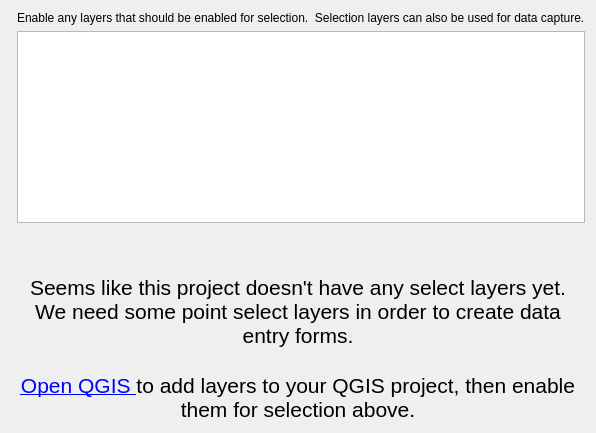
     <widget class="QWidget" name="forms_page">
      <layout class="QFormLayout" name="formLayout_5">
       <property name="fieldGrowthPolicy">
        <enum>QFormLayout::AllNonFixedFieldsGrow</enum>
       </property>
       <item row="2" column="1">
        <widget class="QListView" name="selectLayers_2">
         <property name="editTriggers">
          <set>QAbstractItemView::NoEditTriggers</set>
         </property>
         <property name="selectionMode">
          <enum>QAbstractItemView::SingleSelection</enum>
         </property>
         <property name="selectionBehavior">
          <enum>QAbstractItemView::SelectRows</enum>
         </property>
        </widget>
       </item>
       <item row="3" column="1">
        <spacer name="verticalSpacer">
         <property name="orientation">
          <enum>Qt::Vertical</enum>
         </property>
         <property name="sizeType">
          <enum>QSizePolicy::MinimumExpanding</enum>
         </property>
         <property name="sizeHint" stdset="0">
          <size>
           <width>20</width>
           <height>40</height>
          </size>
         </property>
        </spacer>
       </item>
       <item row="4" column="0" colspan="2">
        <widget class="QLabel" name="formslayerlabel">
         <property name="text">
          <string>&lt;!DOCTYPE HTML PUBLIC &quot;-//W3C//DTD HTML 4.0//EN&quot; &quot;http://www.w3.org/TR/REC-html40/strict.dtd&quot;&gt;
&lt;html&gt;&lt;head&gt;&lt;meta name=&quot;qrichtext&quot; content=&quot;1&quot; /&gt;&lt;style type=&quot;text/css&quot;&gt;
p, li { white-space: pre-wrap; }
&lt;/style&gt;&lt;/head&gt;&lt;body style=&quot; font-family:'Segoe UI'; font-size:14pt; font-weight:72; font-style:normal;&quot;&gt;
&lt;p style=&quot; margin-top:0px; margin-bottom:0px; margin-left:0px; margin-right:0px; -qt-block-indent:0; text-indent:0px;&quot;&gt;&lt;span style=&quot; font-family:'MS Shell Dlg 2'; font-size:16pt; font-weight:400;&quot;&gt;Seems like this project doesn't have any select layers yet.  We need some point select layers in order to create data entry forms.&lt;/span&gt;&lt;/p&gt;
&lt;p style=&quot;-qt-paragraph-type:empty; margin-top:0px; margin-bottom:0px; margin-left:0px; margin-right:0px; -qt-block-indent:0; text-indent:0px; font-family:'MS Shell Dlg 2'; font-size:16pt; font-weight:400;&quot;&gt;&lt;/p&gt;
&lt;p style=&quot; margin-top:0px; margin-bottom:0px; margin-left:0px; margin-right:0px; -qt-block-indent:0; text-indent:0px;&quot;&gt;&lt;a href=&quot;open-qgis&quot;&gt;&lt;span style=&quot; font-family:'MS Shell Dlg 2'; font-size:16pt; font-weight:400; text-decoration: underline; color:#0000ff;&quot;&gt;Open QGIS &lt;/span&gt;&lt;/a&gt;&lt;span style=&quot; font-family:'MS Shell Dlg 2'; font-size:16pt; font-weight:400;&quot;&gt;to add layers to your QGIS project, then enable them for selection above.&lt;/span&gt;&lt;/p&gt;&lt;/body&gt;&lt;/html&gt;</string>
         </property>
         <property name="alignment">
          <set>Qt::AlignCenter</set>
         </property>
         <property name="wordWrap">
          <bool>true</bool>
         </property>
         <property name="isheader" stdset="0">
          <bool>true</bool>
         </property>
        </widget>
       </item>
       <item row="1" column="1">
        <widget class="QLabel" name="selectLayersLabel_2">
         <property name="text">
          <string>Enable any layers that should be enabled for selection.  Selection layers can also be used for data capture.</string>
         </property>
        </widget>
       </item>
      </layout>
     </widget>
